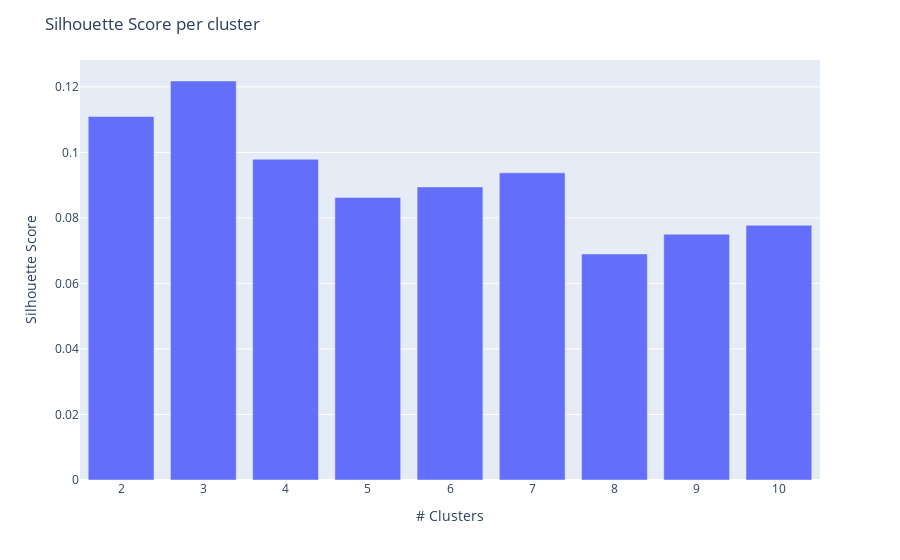

Write notebook code for a chart like this one.
### Markdown cell above
Silhouette on sample

### Code cell
sil = []
k = []
for i in range (2,11): 
    kmeans = KMeans(n_clusters= i, random_state = 0)
    kmeans.fit(us_preprocessed)
    sil.append(silhouette_score(us_preprocessed, kmeans.predict(us_preprocessed)))
    k.append(i)
    print(f"Silhouette score for K={i} is {sil[-1]}")

cluster_scores=pd.DataFrame(sil)
k_frame = pd.Series(k)

fig = px.bar(data_frame=cluster_scores,  
             x=k, 
             y=cluster_scores.iloc[:, -1]
            )
fig.update_layout(
    yaxis_title="Silhouette Score",
    xaxis_title="# Clusters",
    title="Silhouette Score per cluster"
)

fig.show()

### Figure 1 — Plotly figure (JSON) as saved in the notebook; plotly's stock layout.template omitted (floating-point values rounded to 4 significant figures)
{"data": [{"alignmentgroup": "True", "hovertemplate": "x=%{x}<br>y=%{y}<extra></extra>", "legendgroup": "", "marker": {"color": "#636efa", "pattern": {"shape": ""}}, "name": "", "offsetgroup": "", "orientation": "v", "showlegend": false, "textposition": "auto", "type": "bar", "x": [2, 3, 4, 5, 6, 7, 8, 9, 10], "xaxis": "x", "y": [0.111, 0.1218, 0.09788, 0.08626, 0.08945, 0.09376, 0.069, 0.07502, 0.07775], "yaxis": "y"}], "layout": {"barmode": "relative", "legend": {"tracegroupgap": 0}, "margin": {"t": 60}, "title": {"text": "Silhouette Score per cluster"}, "xaxis": {"anchor": "y", "domain": [0, 1], "title": {"text": "# Clusters"}}, "yaxis": {"anchor": "x", "domain": [0, 1], "title": {"text": "Silhouette Score"}}}}
